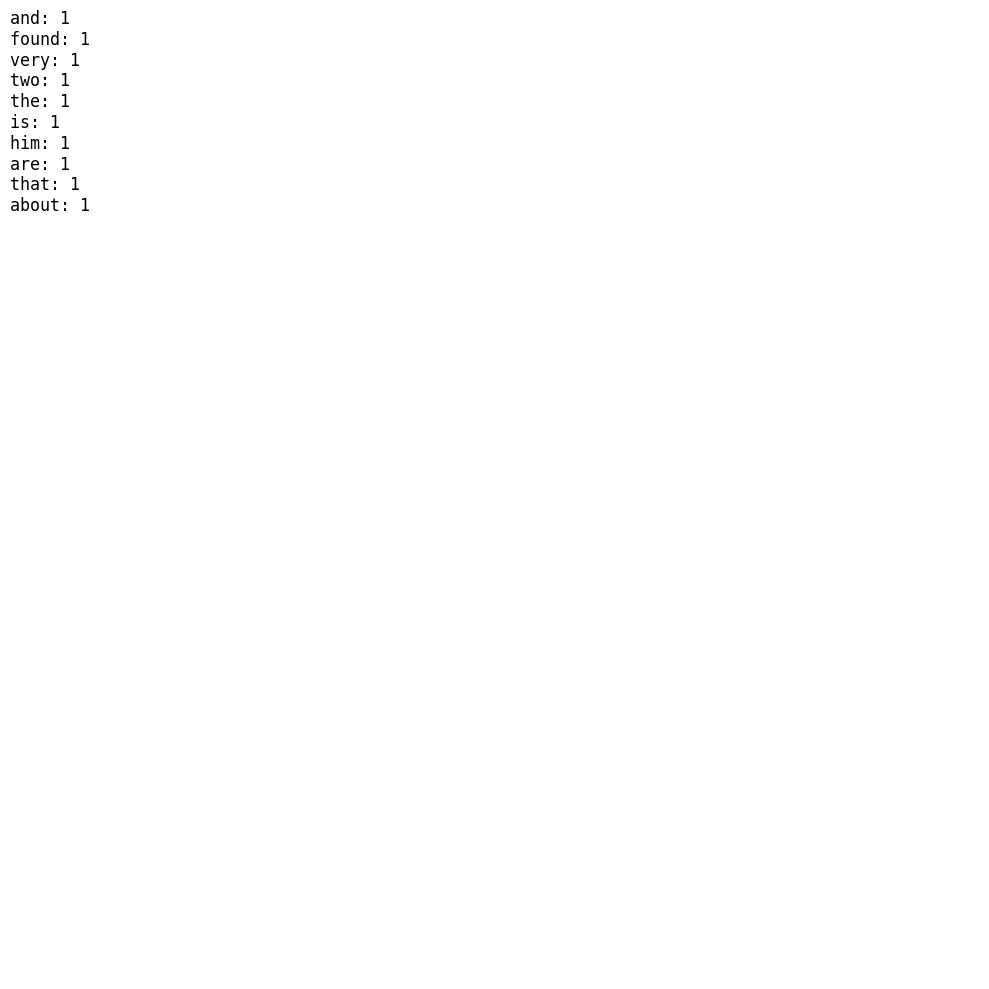

Write Python code to recreate this figure.
import json
import matplotlib.pyplot as plt

# load the topic mappings from the JSON file
with open('C:/Users/sirin/DATBAC-1/STG0006948/scripts/topicmodeling/GPT2/gpt2_topic_mappings.json', 'r', encoding='utf-8') as f:
    topic_mappings = json.load(f)

# create a list of strings, each containing the topic and the count of files
topics_list = [f'{topic.strip()}: {len(files)}' for topic, files in topic_mappings.items()]

def create_topic_image(topics_list, output_path):
    # Adjust figure height based on the number of topics
    plt.figure(figsize=(10, max(0.5 * len(topics_list), 10)))
    # Place text at the top left, adjusting the vertical alignment
    plt.text(0, 1, "\n".join(topics_list), ha='left', va='top', fontsize=12, family='monospace')
    plt.axis('off')
    plt.tight_layout()
    plt.savefig(output_path, bbox_inches='tight')

# Specify the output path for the generated image
output_path = 'C:/Users/sirin/DATBAC-1/STG0006948/scripts/topicmodeling/GPT2/GPT2plot.png'
create_topic_image(topics_list, output_path)

"""
The JSON structure in the topic modeling script should map each topic word 
to a list of file names associated with that topic.
For example, gpt2_topic_mappings.json should look like this:
{
    "friendship": [
        "transcript1.txt",
        "transcript3.txt"
    ],
    "tragedy": [
        "transcript2.txt",
        "transcript4.txt"
    ]
}
"""
